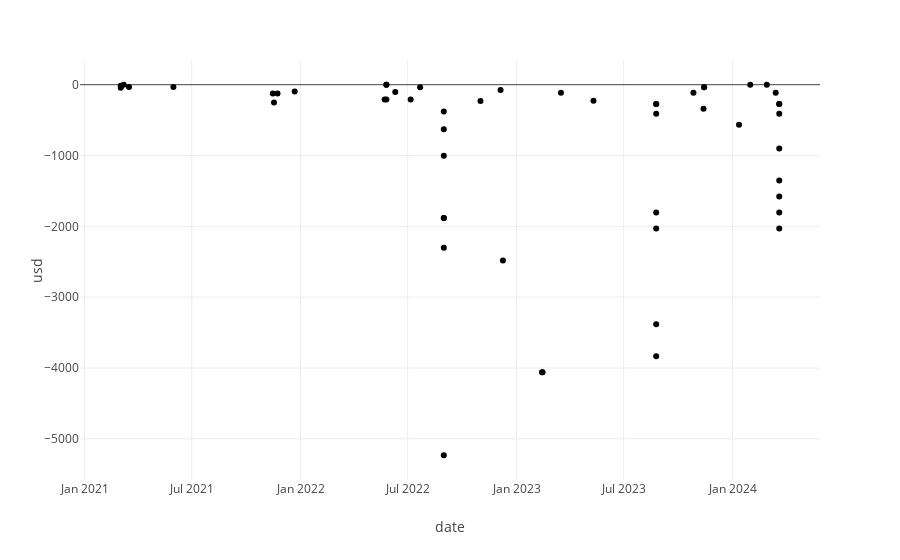

The notebook cell saved with this chart:
### Code cell
kellis = level_2[(level_2.parent_customer=="Kelli's Gift Shop Supplies") & (level_2.usd < 0)]
px.scatter(kellis.sort_values('date',ascending=False)[['date','usd']],
      x='date',
      y='usd')

### Figure 1 — Plotly figure (JSON) as saved in the notebook; plotly's stock layout.template omitted (floating-point values rounded to 4 significant figures)
{"data": [{"hovertemplate": "date=%{x}<br>usd=%{y}<extra></extra>", "legendgroup": "", "marker": {"color": "#000001", "symbol": "circle"}, "mode": "markers", "name": "", "orientation": "v", "showlegend": false, "type": "scatter", "x": ["2024-03-20", "2024-03-20", "2024-03-20", "2024-03-20", "2024-03-20", "2024-03-20", "2024-03-20", "2024-03-20", "2024-03-14", "2024-02-28", "2024-01-31", "2024-01-12", "2023-11-14", "2023-11-14", "2023-11-13", "2023-10-27", "2023-08-25", "2023-08-25", "2023-08-25", "2023-08-25", "2023-08-25", "2023-08-25", "2023-08-25", "2023-05-11", "2023-03-17", "2023-02-14", "2023-02-13", "2022-12-09", "2022-12-05", "2022-11-01", "2022-08-31", "2022-08-31", "2022-08-31", "2022-08-31", "2022-08-31", "2022-08-31", "2022-08-31", "2022-07-22", "2022-07-06", "2022-06-10", "2022-05-26", "2022-05-26", "2022-05-26", "2022-05-23", "2021-12-22", "2021-11-23", "2021-11-17", "2021-11-15", "2021-05-31", "2021-03-17", "2021-03-08", "2021-03-03", "2021-03-03"], "xaxis": "x", "y": [-1579.0, -273.8, -2030.0, -1805.0, -1354.0, -902.4, -273.8, -410.8, -112.8, -0.75, -1.5, -564, -37.6, -37.6, -338.4, -112.8, -273.8, -3384, -410.8, -1805.0, -2030.0, -3835.0, -273.8, -225.6, -112.8, -4061.0, -4061.0, -2482.0, -75.2, -229.7, -1004.0, -5232, -1884.0, -627.8, -376.7, -1884.0, -2302.0, -34.88, -209.3, -104.6, -209.3, -1.4, -0.7, -209.3, -94.2, -125.6, -251.1, -125.6, -32, -32, -0.64, -41.85, -16], "yaxis": "y"}], "layout": {"legend": {"tracegroupgap": 0}, "margin": {"t": 60}, "xaxis": {"anchor": "y", "domain": [0, 1], "title": {"text": "date"}}, "yaxis": {"anchor": "x", "domain": [0, 1], "title": {"text": "usd"}}}}
